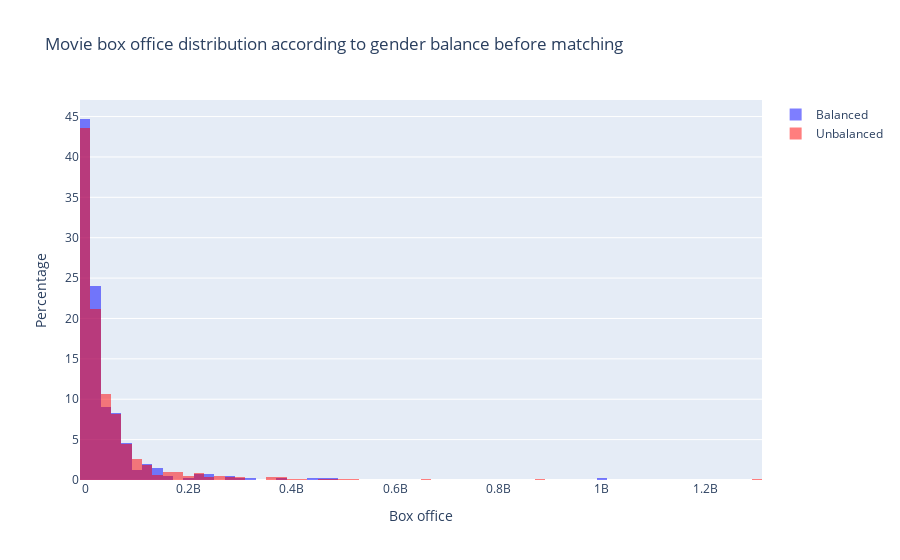

The notebook cell this image was saved under:
### Code cell
df_sample = df_movies_clean.copy().sample(n=1000, random_state = 25)

control_movie = df_sample[df_sample.Balanced == 0]
treat_movie =  df_sample[df_sample.Balanced == 1 ]

cutted = df_clean.groupby('Movie_name', as_index=False)['Movie_box_office_scaled'].mean()
# Merge to have the real Movie_box office (not scaled)
treat = pd.merge(treat_movie, cutted, on='Movie_name', how='left')
contr = pd.merge(control_movie, cutted, on='Movie_name', how='left')

#initialize figure
fig = go.Figure()
# plot the distribution of the box office for balanced and unbalanced movies
fig.add_trace(go.Histogram(x=treat['Movie_box_office_scaled_y'], histnorm='percent', name='Balanced', marker_color='blue', opacity=0.5))
fig.add_trace(go.Histogram(x=contr['Movie_box_office_scaled_y'], histnorm='percent', name='Unbalanced', marker_color='red', opacity=0.5))
#add title and labels
fig.update_layout(
    title='Movie box office distribution according to gender balance before matching',
    xaxis_title='Box office',
    yaxis_title='Percentage',
    barmode='overlay'
)

fig.show()
#store the html figure in plots
fig.write_html('.\plots\efore_matching_movies.html')

### Figure 1 — Plotly figure (JSON) as saved in the notebook; plotly's stock layout.template omitted (floating-point values rounded to 4 significant figures; data arrays with more than 128 entries replaced by an {"elided": "..."} marker saying what was removed)
{"data": [{"histnorm": "percent", "marker": {"color": "blue"}, "name": "Balanced", "opacity": 0.5, "type": "histogram", "x": {"elided": "396 float values"}}, {"histnorm": "percent", "marker": {"color": "red"}, "name": "Unbalanced", "opacity": 0.5, "type": "histogram", "x": {"elided": "604 float values"}}], "layout": {"barmode": "overlay", "title": {"text": "Movie box office distribution according to gender balance before matching"}, "xaxis": {"title": {"text": "Box office"}}, "yaxis": {"title": {"text": "Percentage"}}}}
